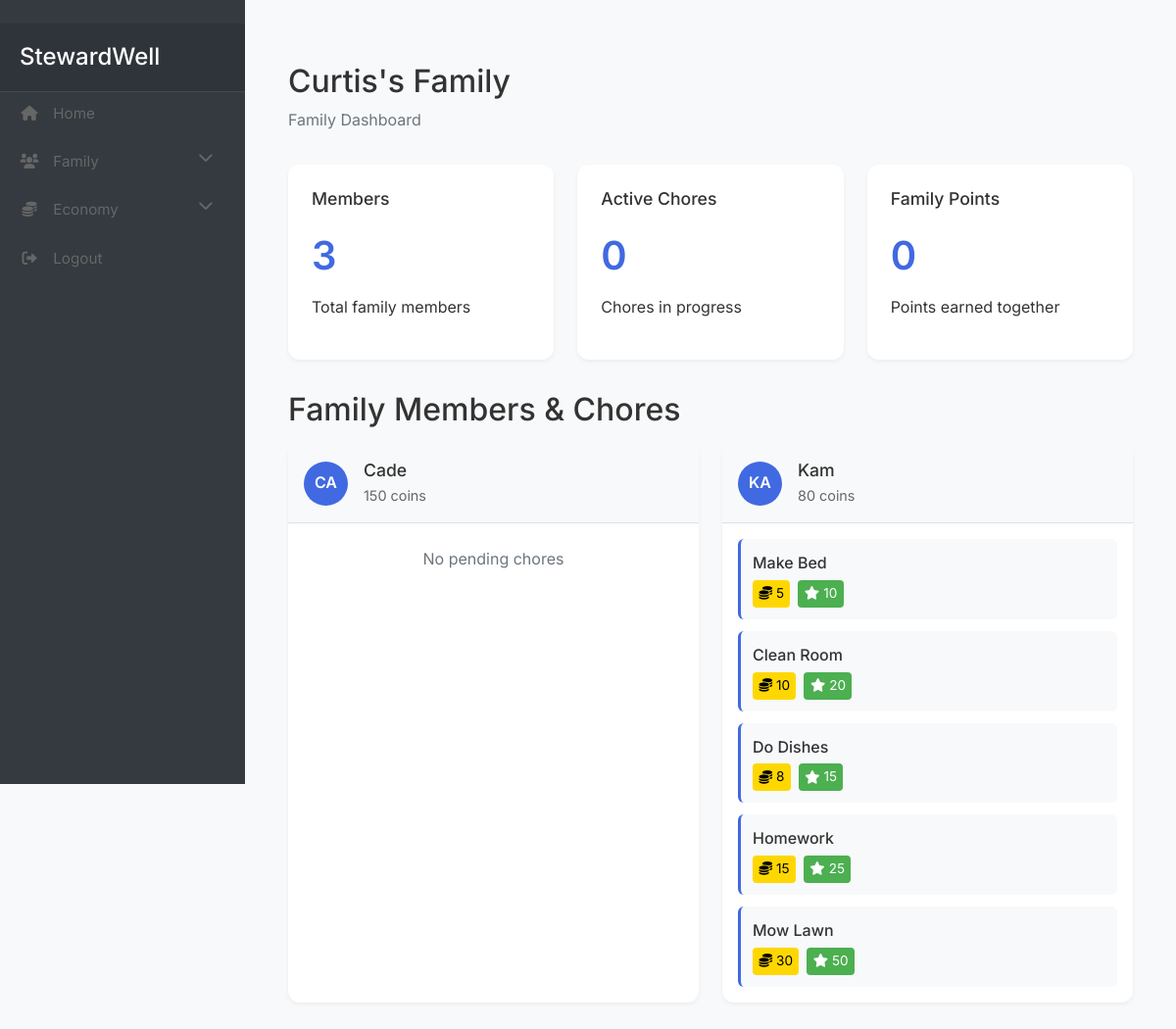
Page /dashboard (signed in) on the committed database.
### app/models/user.py (models this page shows)
class Family(db.Model):
    id = db.Column(db.Integer, primary_key=True)
    name = db.Column(db.String(64), nullable=False)
    family_code = db.Column(db.String(6), unique=True, nullable=False, default=generate_family_code)
    created_at = db.Column(db.DateTime, default=datetime.utcnow)
    members = db.relationship('User', backref='family')
    goals = db.relationship('Goal', back_populates='family')
    goal_categories = db.relationship('GoalCategory', back_populates='family')
    chores = db.relationship('Chore', backref='family', lazy='dynamic')

class User(db.Model, UserMixin):
    id = db.Column(db.Integer, primary_key=True)
    username = db.Column(db.String(64), unique=True, nullable=False)
    email = db.Column(db.String(120), unique=True, nullable=False)
    password_hash = db.Column(db.String(128), nullable=False)
    pin = db.Column(db.String(4))
    created_at = db.Column(db.DateTime, default=datetime.utcnow)
    is_superuser = db.Column(db.Boolean, default=False)
    is_parent = db.Column(db.Boolean, default=False)
    family_id = db.Column(db.Integer, db.ForeignKey('family.id'))
    parent_id = db.Column(db.Integer, db.ForeignKey('user.id'), nullable=True)
    children = db.relationship('User', backref=db.backref('parent', remote_side=[id]))
    coins = db.Column(db.Integer, default=0)
    family_points = db.Column(db.Integer, default=0)
    created_goal_categories = db.relationship('GoalCategory', back_populates='created_by')
    created_goals = db.relationship('Goal', back_populates='created_by')

class Chore(db.Model):
    id = db.Column(db.Integer, primary_key=True)
    title = db.Column(db.String(100), nullable=False)
    description = db.Column(db.Text)
    coins = db.Column(db.Integer, default=0)  # Individual reward
    points = db.Column(db.Integer, default=0)  # Family points
    frequency = db.Column(db.String(20))  # daily, weekly, monthly
    due_date = db.Column(db.DateTime)
    created_at = db.Column(db.DateTime, default=datetime.utcnow)
    category_id = db.Column(db.Integer, db.ForeignKey('chore_category.id'))
    family_id = db.Column(db.Integer, db.ForeignKey('family.id'), nullable=False)
    assigned_to_id = db.Column(db.Integer, db.ForeignKey('user.id'))
    created_by_id = db.Column(db.Integer, db.ForeignKey('user.id'), nullable=False)
    assigned_to = db.relationship('User', foreign_keys=[assigned_to_id], backref='assigned_chores')
    created_by = db.relationship('User', foreign_keys=[created_by_id], backref='created_chores')
    status = db.Column(db.String(20), default='pending')  # pending, completed, overdue
    completed_at = db.Column(db.DateTime)

### app/controllers/main.py (the view)
@main_bp.route('/dashboard')
@login_required
def dashboard():
    family = current_user.family
    if family:
        family_count = len(family.members)
        active_chores = 0  # TODO: Implement chores tracking
        family_points = sum(member.family_points for member in family.members)
        family_members = family.members
        recent_activities = []  # TODO: Implement activity tracking
        return render_template('main/dashboard.html',
                             family_count=family_count,
                             active_chores=active_chores,
                             family_points=family_points,
                             family_members=family_members,
                             recent_activities=recent_activities)
    return render_template('main/dashboard.html')

### app/__init__.py (called while the page is built)
@login_manager.user_loader
def load_user(id):
    from app.models.user import User
    return User.query.get(int(id))

### app/templates/main/dashboard.html (shortened to what this page needs)
{% extends "base.html" %}
{% block authenticated_content %}
<div class="container">
    <div class="dashboard-container">
        {% if current_user.family %}
            <div class="dashboard-header">
                <h1>{{ current_user.family.name }}</h1>
                <p class="text-muted">Family Dashboard</p>
            </div>
            <div class="dashboard-cards">
                <div class="card">
                    <h3>Members</h3>
                    <div class="stat">{{ family_count }}</div>
                    <p>Total family members</p>
                </div>
                <div class="card">
                    <h3>Active Chores</h3>
                    <div class="stat">{{ active_chores }}</div>
                    <p>Chores in progress</p>
                </div>
                <div class="card">
                    <h3>Family Points</h3>
                    <div class="stat">{{ family_points }}</div>
                    <p>Points earned together</p>
                </div>
            </div>
            <div class="family-members mt-4">
                <h2>Family Members & Chores</h2>
                <div class="members-list">
                    {% for member in family_members if not member.is_parent %}
                    <div class="member-card-with-chores">
                        <div class="member-header">
                            <div class="member-avatar">{{ member.username[:2].upper() }}</div>
                            <div class="member-info">
                                <h4>{{ member.username }}</h4>
                                <p>{{ member.coins }} coins</p>
                            </div>
                        </div>
                        <div class="member-chores">
                            {% set pending_chores = member.assigned_chores|selectattr('status', 'equalto', 'pending')|list %}
                            {% if pending_chores %}
                                <div class="chores-list">
                                    {% for chore in pending_chores %}
                                    <div class="chore-item">
                                        <div class="chore-info">
                                            <span class="chore-title">{{ chore.title }}</span>
                                            <div class="chore-rewards">
                                                <span class="coins-badge">
                                                    <i class="fas fa-coins"></i> {{ chore.coins }}
                                                </span>
                                                <span class="points-badge">
                                                    <i class="fas fa-star"></i> {{ chore.points }}
                                                </span>
                                            </div>
                                        </div>
                                    </div>
                                    {% endfor %}
                                </div>
                            {% else %}
                                <p class="text-muted text-center my-2">No pending chores</p>
                            {% endif %}
                        </div>
                    </div>
                    {% endfor %}
                </div>
            </div>
        {% endif %}
    </div>
</div>
{% endblock %}

### app/static/css/style.css (style rules this page uses)
:root { --primary-color: #4169E1; --secondary-color: #4CAF50; --background-color: #f8f9fa; --text-color: #333; --border-color: #e0e0e0; --shadow: 0 2px 4px rgba(0,0,0,0.05); }
body { background-color: var(--background-color); color: var(--text-color); font-family: 'Inter', -apple-system, BlinkMacSystemFont, sans-serif; line-height: 1.6; }
.dashboard-container { padding: 2rem 0; }
.dashboard-header { margin-bottom: 2rem; }
.dashboard-header h1 { font-size: 2rem; color: var(--text-color); margin-bottom: 0.5rem; }
.dashboard-cards { display: grid; grid-template-columns: repeat(auto-fit, minmax(250px, 1fr)); gap: 1.5rem; margin-bottom: 2rem; }
.card { background: white; padding: 1.5rem; border-radius: 12px; box-shadow: var(--shadow); border: none; }
.card h3 { color: var(--text-color); font-size: 1.1rem; margin-bottom: 1rem; }
.stat { font-size: 2.5rem; font-weight: 600; color: var(--primary-color); margin-bottom: 0.5rem; }
.members-list { display: grid; grid-template-columns: repeat(auto-fit, minmax(200px, 1fr)); gap: 1rem; margin-top: 1rem; }
.member-avatar { width: 40px; height: 40px; border-radius: 50%; background: var(--primary-color); color: white; display: flex; align-items: center; justify-content: center; font-weight: 600; margin-right: 1rem; }
.member-info h4 { margin: 0; font-size: 1rem; color: var(--text-color); }
.member-info p { margin: 0.25rem 0 0; font-size: 0.9rem; color: #666; }
.member-avatar { width: 45px; height: 45px; border-radius: 50%; background: var(--primary-color); color: white; display: flex; align-items: center; justify-content: center; font-weight: 600; margin-right: 1rem; }
.member-info { flex: 1; }
.member-info h4 { margin: 0; font-size: 1.1rem; color: var(--text-color); }
.member-card-with-chores { background: white; border-radius: 12px; box-shadow: var(--shadow); overflow: hidden; margin-bottom: 1.5rem; }
.member-header { display: flex; align-items: center; padding: 1rem; border-bottom: 1px solid var(--border-color); background-color: #f8f9fa; }
.member-chores { padding: 1rem; }
.chores-list { display: flex; flex-direction: column; gap: 0.75rem; }
.chore-item { display: flex; justify-content: space-between; align-items: center; padding: 0.75rem; background-color: #f8f9fa; border-radius: 6px; border-left: 3px solid var(--primary-color); }
.chore-info { display: flex; flex-direction: column; gap: 0.25rem; }
.chore-title { font-weight: 500; color: var(--text-color); }
.chore-rewards { display: flex; gap: 0.5rem; font-size: 0.85rem; }
.coins-badge { background-color: #ffd700; color: #000; padding: 0.2rem 0.4rem; border-radius: 4px; display: inline-flex; align-items: center; gap: 0.25rem; }
.points-badge { background-color: #4CAF50; color: white; padding: 0.2rem 0.4rem; border-radius: 4px; display: inline-flex; align-items: center; gap: 0.25rem; }
.members-list { display: grid; grid-template-columns: repeat(auto-fit, minmax(300px, 1fr)); gap: 1.5rem; }

### rows in the picture
Family: family.name "Curtis's Family"
User: username "CA", username "Cade", coins "150", shows "No pending chores"
User: username "KA", username "Kam", coins "80"
Chore: title "Make Bed", coins "5", points "10"
Chore: title "Clean Room", coins "10", points "20"
Chore: title "Do Dishes", coins "8", points "15"
Chore: title "Homework", coins "15", points "25"
Chore: title "Mow Lawn", coins "30", points "50"

### other values in the picture
{{ family_count }} "3"
{{ active_chores }} "0"
{{ family_points }} "0"
